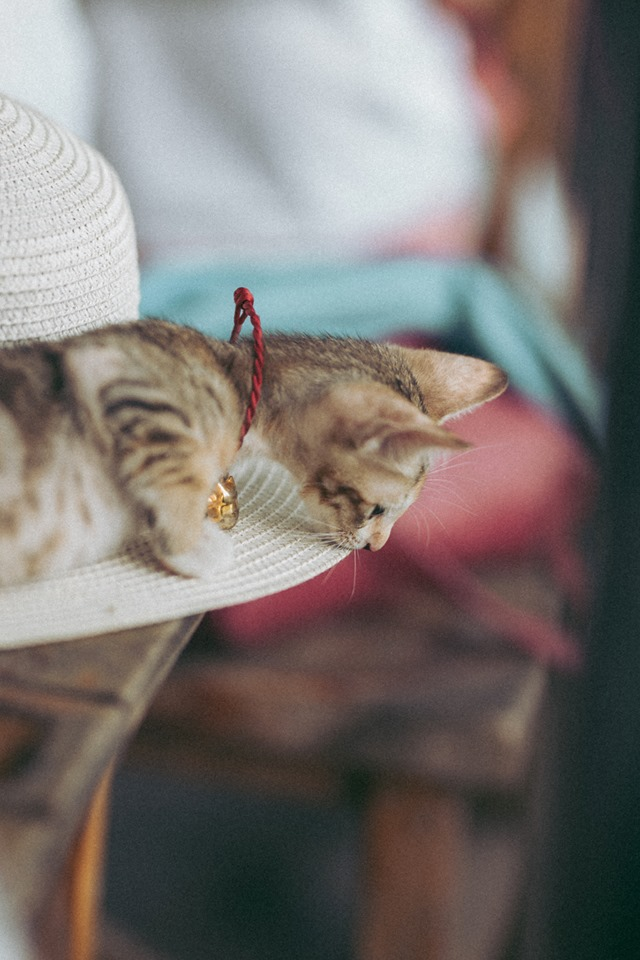
#> input picture images/cat.jpg, 640 x 960 px
$ python 'inpaint copy.py'
#> lines starting #> are read from the running program, lines starting #| are printed output that depends on the picture; long printed decimals are rounded
### utils.py
import numpy as np
import cv2
import argparse
import math
import scipy.optimize as optimize
import scipy.sparse as sparse
import scipy.linalg as linalg
from multiprocessing import Pool
import matplotlib.pyplot as plt
import matplotlib
import matplotlib.patches as mpatches
from imageio import imread
import scipy.ndimage.filters as fi
from scipy.signal import convolve2d
#from scipy.ndimage import imread
from timeit import default_timer
from PIL import Image, ImageOps
import scipy.io
from scipy import fftpack

np.random.seed(21)

class ROFImg:
    def __init__(self):
        self.mean = 0
        self.var = 100
        self.sigma = self.var ** 0.5
        self.M=256
        self.N=256
        self.f = list()
        self.init_size()
    def setSize(self,m,n):
        self.M=m
        self.N=n
    def init_size(self):
        L = np.zeros((self.M-1, self.N))
        i,j = np.indices(L.shape)
        L[i==j] = 1
        L[i==j-1] = -1

        self.Dx = sparse.kron(sparse.eye(self.M), L)
        self.Dy = sparse.kron(L, sparse.eye(self.N))

    # [43 lines left out: functions denoise_fourier, median_filter, gaussian_kernel, not called in this run]

    def noise_generator (self,noise_type,image):
        if noise_type == "gauss":
            gauss = np.random.normal(self.mean, self.sigma, image.shape)
            gauss = gauss.reshape(image.shape)
            noisy = image + gauss
            return noisy.astype(int)
        elif noise_type == "s&p":
            s_vs_p = 0.5
            amount = 0.004
            out = image+0
            # Generate Salt '1' noise
            num_salt = np.ceil(amount * image.size * s_vs_p)
            coords = [np.random.randint(0, i - 1, int(num_salt))
                  for i in image.shape]
            out[coords] = 255
            # Generate Pepper '0' noise
            num_pepper = np.ceil(amount* image.size * (1. - s_vs_p))
            coords = [np.random.randint(0, i - 1, int(num_pepper))
                  for i in image.shape]
            out[coords] = 0
            return out.astype(int)
        elif noise_type == "poisson":
            vals = len(np.unique(image))
            vals = 2 ** np.ceil(np.log2(vals))
            noisy = np.random.poisson(image * vals) / float(vals)
            return noisy.astype(int)
        elif noise_type =="speckle":
            gauss = np.random.randn(image.shape)
            gauss = gauss.reshape(image.shape)
            noisy = image + image * gauss
            return noisy.astype(int)
        else:
            return image.astype(int)
    # [6 lines left out: function load_text, not called in this run]

    def load_mona_image(self):
        return self.get_image(self.fname)


    def get_simulate_data(self,orig,typ):
        #corrupted = self.noise_generator('gauss',orig)
        corrupted = self.noise_generator(typ,orig)


        return corrupted

    # [22 lines left out: functions get_image, get_text_data, toeplitz, not called in this run]

    def eval_mse(self,x,y):
        return np.mean( (x-y)**2 )

    def rgb2gray(self, img):
        return np.dot(img[...,:3], [0.2989, 0.5870, 0.1140])

    # [29 lines left out: functions show_figure, mean_filter, not called in this run]

    def eval_pnsr(self,mse):
        PIXEL_MAX = 255.0
        return 20 * math.log10(PIXEL_MAX / math.sqrt(mse))

    def get_rgb(self,dir):
#> called with dir = './images/cat.jpg'
        return imread(dir)[:self.M,:self.N]
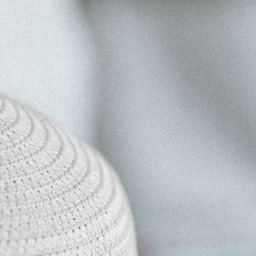
#> returned value: shape (256, 256, 3); mean of channels 0, 1, 2 186.8, 192.3, 196.1; drawn as R, G, B
#| (256, 256, 3)
#> in noise_generator, `noisy = image + gauss`:
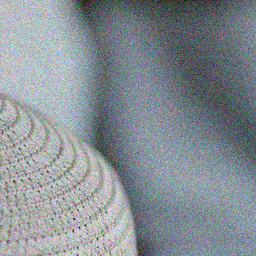
#> noisy: shape (256, 256, 3) float64; mean R, G, B 186.8, 192.3, 196.1; drawn with min black and max white

    # [9 lines left out: function graph, not called in this run]


### detectnoise.py
import cv2
import numpy as np
from imageio import imread,imwrite
#xlnntn châp6 bài 1,3 phương pháp ppmi
#knowlege representation and reasoning( cac chuong lq btl 7,11,12)
#def caculateUa(central,img):
m = 40

def detect(im,lef,windowsize):
    n = int(windowsize/2)
    cent=(n,n)

    #chuyen 2 chieu thanh 1 chieu
    arr = im[ lef[0]:lef[0] + windowsize ,lef[1]:lef[1] + windowsize ]
    cp = arr[cent[0], cent[1]]
    arr = arr.flatten()
    arr = np.delete(arr,n * windowsize + n,0)


    #tinh mean_a, sigma_a, mean_q
    ua = np.mean(arr)
    sa = np.std(arr)
    p = abs(arr - ua)
    up = np.mean(p)
    sp = np.std(p)


    NS = np.mean(abs(arr - cp))

    #dieu kien 1
    T1 = up + sp
    if (NS >= T1):
        return False


    #dieu kien 2
    T2max = ua + 0.5 * sa
    T2min = ua - 0.5 * sa

    if (cp >= T2max or cp <= T2min):
        return False

    #dieu kien 3
    arr.sort()
    l  = windowsize*windowsize - 1
    Q1 = arr[int((l + 1)/4)]
    Q3 = arr[int((3*l +3)/4)]

    if cp>=Q3 or cp<=Q1:
        return False

    return True

# [69 lines left out: function caculateT1, not called in this run]


def algorithm(windowsize,img):
#> called with windowsize = 5
    h, w = img.shape[:2]
#> h = 256; w = 256
    n=int(windowsize/2)
    #h=256
    #w=256

    print("h",h)
#| h 256
    print("w",w)
#| w 256
    print("n",n)

    sumOK = 0

    rows = np.array([])
    cols =  np.array([])

    rows0 = np.array([])
    cols0 =  np.array([])

    matrix = np.ones((h,w))

    for i in range(h-windowsize+1):
        for j in range(w-windowsize+1):
            cp1=int(i + int(windowsize/2))
            cp2=int(j + int(windowsize/2))
            # [5 lines of commented-out code are left out]
            if detect(img[:,:,0], (i,j), windowsize) and detect(img[:,:,1], (i,j), windowsize) and detect(img[:,:,2], (i,j), windowsize):
                sumOK+=1
            else :
                rows0= np.append(rows0,[cp1])
                cols0= np.append(cols0,[cp2])


    rate0 = sumOK/(h*w)
    print("noise rate : ",1-rate0)
#| noise rate :  0.9512

    return rows0.astype(int),cols0.astype(int)


# [6 lines left out: function apply_on_3_channels, not called in this run]

# [18 lines that do not run on import are left out]

### inpaint copy.py
import numpy as np
import scipy.optimize as optimize
import scipy.sparse as sparse
import scipy.linalg as linalg
from timeit import default_timer
from utils import ROFImg
from detectnoise import *

class Inpaint(ROFImg):
    def __init__(self):
        ROFImg.__init__(self)
    def inpainting_smoothed_sq(self,x,g, a,b, l=0.5):
        #print(l)
        return (linalg.norm(self.Dx.dot(x))**2 + linalg.norm(self.Dy.dot(x))**2) + 0.5 *l* a.dot(linalg.norm(b - g.dot(x))**2)

    def inpainting_smoothed_sq_grad(self,x,g,a, b, l=0.5):
        return 2*(0.5*a*g*l*(g.dot(x) - b) + (self.Dx.T.dot(self.Dx.dot(x)) + self.Dy.T.dot(self.Dy.dot(x))))

    def inpainting_simulate(self):
        ori = self.get_rgb(self.fname)
        #self.setSize(ori.shape[0][0],ori.shape[0][1])
        print(ori.shape)
        #self.M = ori.shape[0]
        #self.N = ori.shape[1]

        noise = self.get_simulate_data(ori,"gauss")
        # [6 lines of commented-out code are left out]
#> (the run stopped early here; a loop or call above may not have finished)
